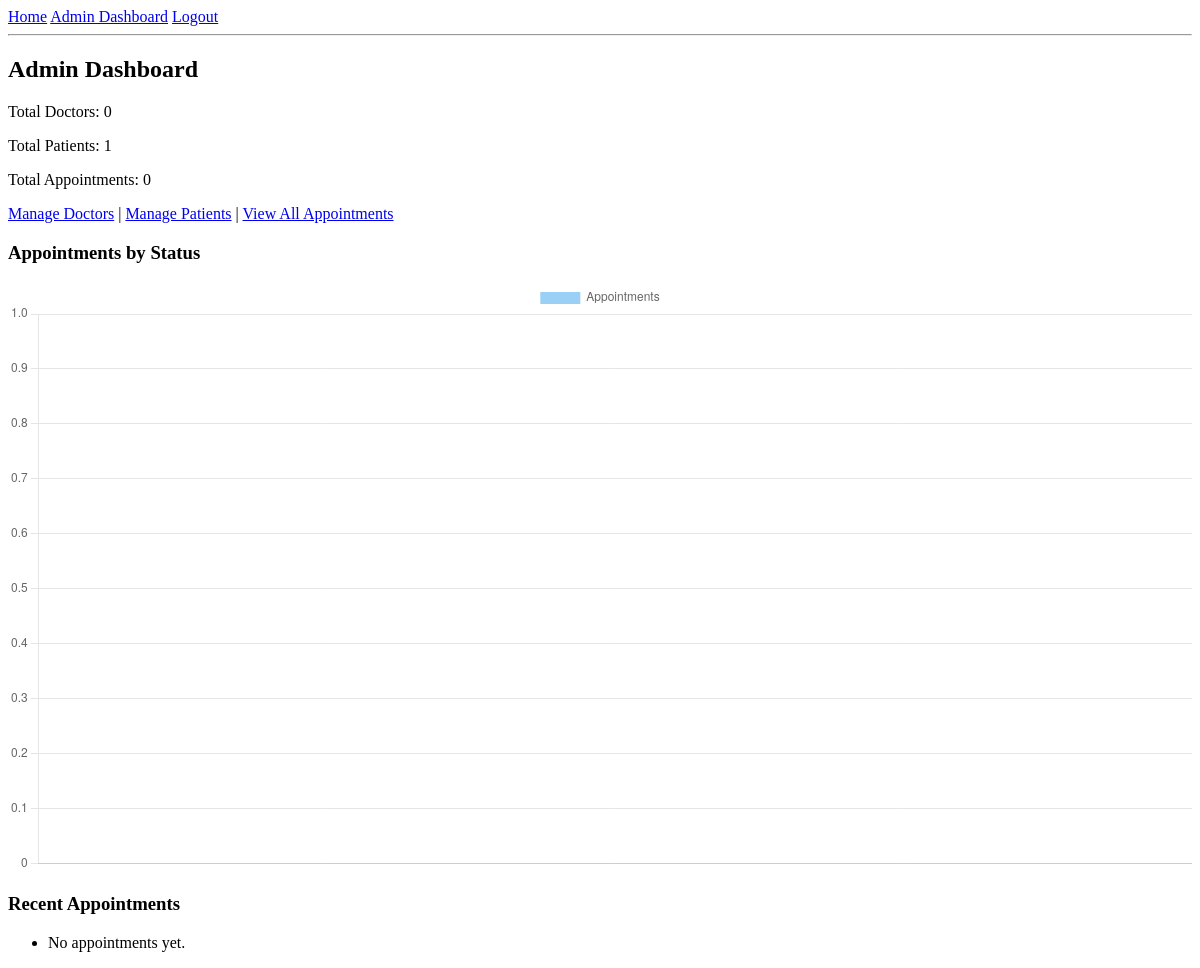
/admin/dashboard (signed in), run on an earlier commit of the app's database.
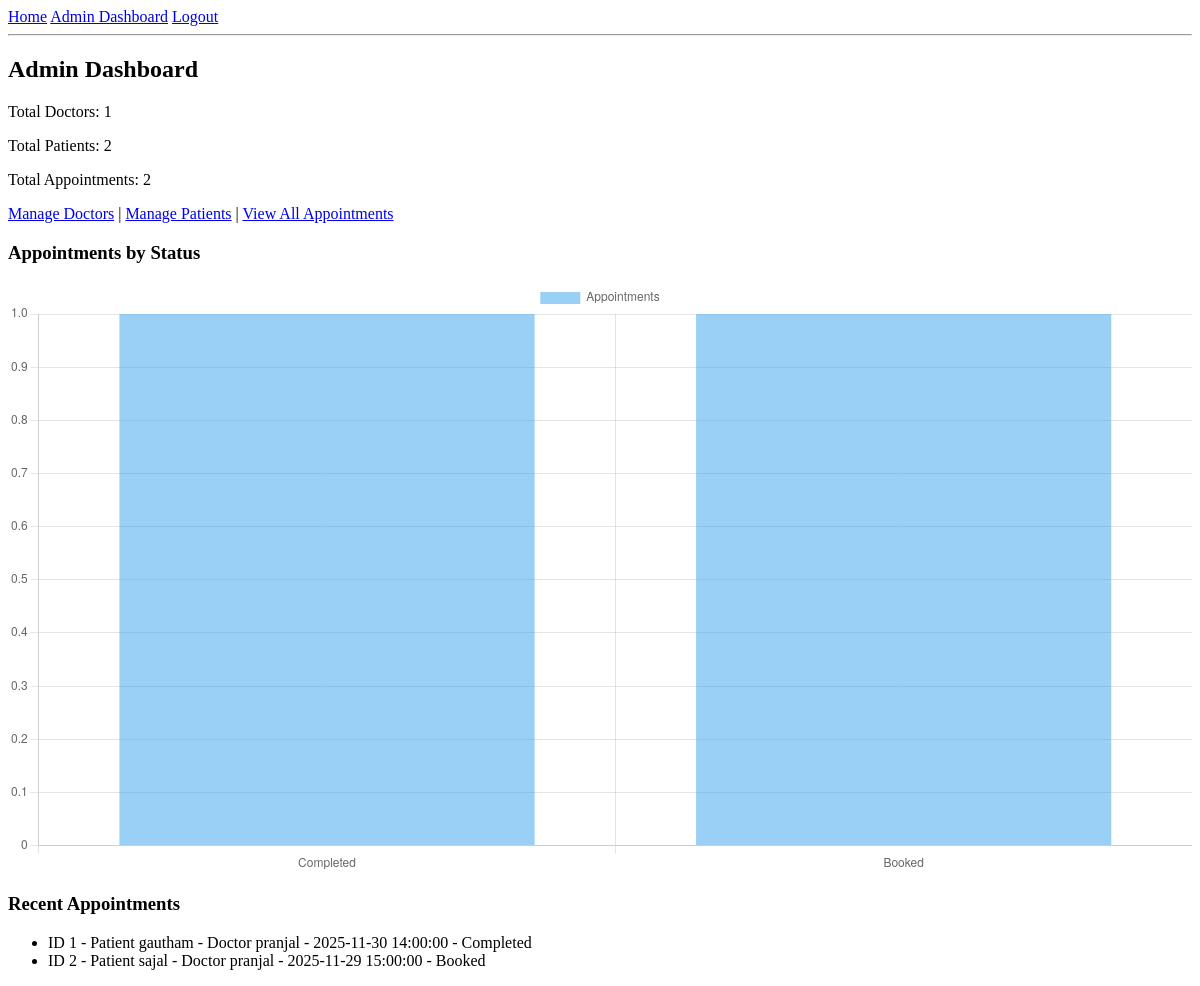
And on a later commit of the database.
### app.py (models this page shows, shortened)
class Appointment(db.Model):
    id = db.Column(db.Integer, primary_key=True)
    patient_id = db.Column(db.Integer, db.ForeignKey("user.id"), nullable=False)
    doctor_id = db.Column(db.Integer, db.ForeignKey("user.id"), nullable=False)
    date_time = db.Column(db.DateTime, nullable=False)
    status = db.Column(db.String(20), default="Booked")  # Booked / Completed / Cancelled
    patient = db.relationship("User", foreign_keys=[patient_id], backref="patient_appointments")
    doctor = db.relationship("User", foreign_keys=[doctor_id], backref="doctor_appointments")

class User(UserMixin, db.Model):
    id = db.Column(db.Integer, primary_key=True)
    name = db.Column(db.String(120), nullable=False)
    email = db.Column(db.String(120), unique=True, nullable=False)
    password_hash = db.Column(db.String(255), nullable=False)
    role = db.Column(db.String(20), nullable=False)  # admin / doctor / patient
    specialization = db.Column(db.String(120))  # for doctors
    age = db.Column(db.Integer)                 # for patients
    gender = db.Column(db.String(10))          # for patients
    phone = db.Column(db.String(50))           # for patients
    address = db.Column(db.String(255))        # for patients
    is_active_flag = db.Column(db.Boolean, default=True)

### app.py (the view)
@app.route("/admin/dashboard")
@login_required
def admin_dashboard():
    if current_user.role != "admin":
        flash("Unauthorized access", "danger")
        return redirect(url_for("index"))
    total_doctors = User.query.filter_by(role="doctor").count()
    total_patients = User.query.filter_by(role="patient").count()
    total_appointments = Appointment.query.count()
    recent_appointments = (
        Appointment.query.order_by(Appointment.date_time.desc()).limit(10).all()
    )
    all_appointments = Appointment.query.all()
    status_counter = Counter([a.status for a in all_appointments])
    status_labels = list(status_counter.keys())
    status_counts = [status_counter[s] for s in status_labels]
    return render_template(
        "admin_dashboard.html",
        total_doctors=total_doctors,
        total_patients=total_patients,
        total_appointments=total_appointments,
        recent_appointments=recent_appointments,
        status_labels=status_labels,
        status_counts=status_counts,
    )

### app.py (called while the page is built)
@login_manager.user_loader
def load_user(user_id):
    return User.query.get(int(user_id))

### templates/admin_dashboard.html (shortened to what this page needs)
{% extends "base.html" %}
{% block content %}
<h2>Admin Dashboard</h2>
<p>Total Doctors: {{ total_doctors }}</p>
<p>Total Patients: {{ total_patients }}</p>
<p>Total Appointments: {{ total_appointments }}</p>
<p>
    <a href="{{ url_for('admin_doctors') }}">Manage Doctors</a> |
    <a href="{{ url_for('admin_patients') }}">Manage Patients</a> |
    <a href="{{ url_for('admin_appointments') }}">View All Appointments</a>
</p>
<h3>Appointments by Status</h3>
<canvas id="statusChart" width="400" height="200"></canvas>
<h3>Recent Appointments</h3>
<ul>
{% for appt in recent_appointments %}
    <li>
        ID {{ appt.id }} -
        Patient {{ appt.patient.name }} -
        Doctor {{ appt.doctor.name }} -
        {{ appt.date_time }} -
        {{ appt.status }}
    </li>
{% else %}
    <li>No appointments yet.</li>
{% endfor %}
</ul>
<script>
    const statusLabels = {{ status_labels | tojson }};
    const statusCounts = {{ status_counts | tojson }};
    const ctx = document.getElementById('statusChart').getContext('2d');
    const statusChart = new Chart(ctx, {
        type: 'bar',
        data: {
            labels: statusLabels,
            datasets: [{
                label: 'Appointments',
                data: statusCounts,
            }]
        },
        options: {
            responsive: true,
            scales: {
                y: {
                    beginAtZero: true,
                    precision: 0
                }
            }
        }
    });
</script>
{% endblock %}

### templates/base.html (shortened to what this page needs)
<!DOCTYPE html>
<html lang="en">
<head>
    <link rel="stylesheet" href="{{ url_for('static', filename='css/styles.css') }}">
</head>
<body>
<nav>
    <a href="{{ url_for('index') }}">Home</a>
    {% if current_user.is_authenticated %}
        {% if current_user.role == 'admin' %}
            <a href="{{ url_for('admin_dashboard') }}">Admin Dashboard</a>
        {% elif current_user.role == 'doctor' %}
            <a href="{{ url_for('doctor_dashboard') }}">Doctor Dashboard</a>
        {% elif current_user.role == 'patient' %}
            <a href="{{ url_for('patient_dashboard') }}">Patient Dashboard</a>
        {% endif %}
        <a href="{{ url_for('logout') }}">Logout</a>
    {% else %}
        <a href="{{ url_for('login') }}">Login</a>
        <a href="{{ url_for('register') }}">Register</a>
    {% endif %}
</nav>
<hr>
{% block content %}{% endblock %}
</body>
</html>

What changed in the data, as far as the page shows it:
added Appointment: id "1", patient.name "gautham", doctor.name "pranjal", date_time "2025-11-30 14:00:00", status "Completed"
added Appointment: id "2", patient.name "sajal", doctor.name "pranjal", date_time "2025-11-29 15:00:00", status "Booked"
Also different on the page:
{{ total_doctors }}: "0" → "1"
{{ total_patients }}: "1" → "2"
{{ total_appointments }}: "0" → "2"
chart data {{ status_labels | tojson }}: [] → ["Completed", "Booked"]
chart data {{ status_counts | tojson }}: [] → [1, 1]
text no longer shown: "No appointments yet."
